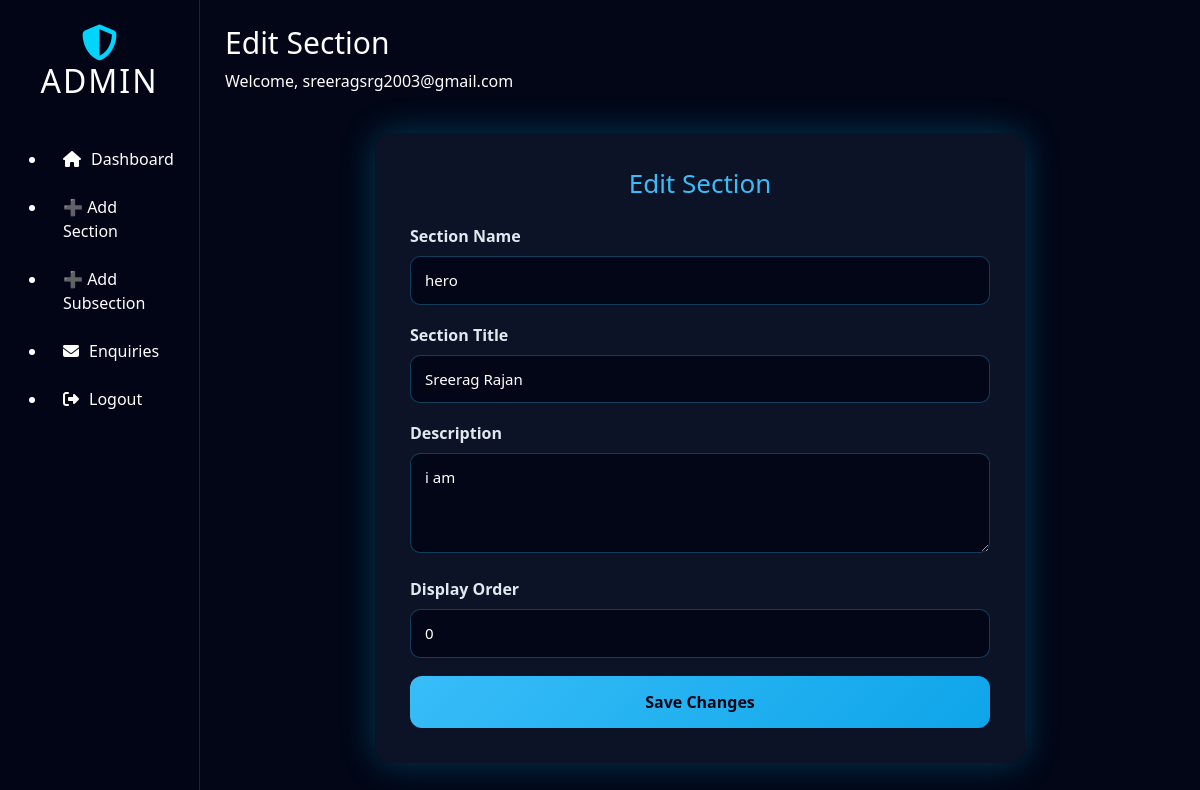
Screenshot of /admin/sections/edit/2 (signed in) with the database file from the repository.
### models.py (models this page shows)
class SectionHead(db.Model):
    __tablename__ = "section_head"
    id = db.Column(db.Integer, primary_key=True)
    section_name = db.Column(db.String(100), unique=True, nullable=False)
    section_title = db.Column(db.String(200), nullable=False)
    section_description = db.Column(db.Text)
    display_order = db.Column(db.Integer, default=0)
    items = db.relationship("SectionBody", backref="section", cascade="all, delete",
                            order_by="SectionBody.item_order")

### admin/routes.py (the view, shortened to what this page needs)
@admin_bp.route("/sections/edit/<int:id>", methods=["GET", "POST"])
@login_required
def edit_section(id):
    section = SectionHead.query.get_or_404(id)
    return render_template("edit_section.html", section=section)

### admin/routes.py (called while the page is built)
def login_required(f):
    from functools import wraps
    @wraps(f)
    def wrapper(*args, **kwargs):
        if "admin_id" not in session:
            return redirect(url_for("admin.login"))
        return f(*args, **kwargs)
    return wrapper

### templates/edit_section.html
{% extends "admin_layout.html" %}
{% set page_title = "Edit Section" %}
{% block content %}
<div class="admin-form-wrapper">
    <h2>Edit Section</h2>
    <form method="POST">
        <div class="form-group">
            <label>Section Name</label>
            <input type="text" name="section_name" value="{{ section.section_name }}" required>
        </div>
        <div class="form-group">
            <label>Section Title</label>
            <input type="text" name="section_title" value="{{ section.section_title }}" required>
        </div>
        <div class="form-group">
            <label>Description</label>
            <textarea name="section_description">{{ section.section_description }}</textarea>
        </div>
        <div class="form-group">
            <label>Display Order</label>
            <input type="number" name="display_order" value="{{ section.display_order }}" required>
        </div>
        <button type="submit" class="submit-btn">Save Changes</button>
    </form>
</div>
{% endblock %}

### static/css/admin_dashboard.css (style rules this page uses)
* { margin: 0; padding: 0; box-sizing: border-box; }
body.admin-body { background: #020617; color: #ffffff; min-height: 100vh; font-family: 'Segoe UI', Tahoma, Geneva, Verdana, sans-serif; }

### static/css/admin_forms.css (style rules this page uses)
.admin-form-wrapper { max-width: 650px; margin: 40px auto; padding: 35px; background: rgba(15, 23, 42, 0.85); border-radius: 16px; box-shadow: 0 0 35px rgba(0, 212, 255, 0.25); backdrop-filter: blur(8px); animation: fadeIn 0.4s ease-in-out; }
.admin-form-wrapper h2 { text-align: center; font-size: 26px; color: #38bdf8; margin-bottom: 25px; }
.form-group { margin-bottom: 18px; }
.form-group label { font-weight: 600; margin-bottom: 8px; display: block; color: #e2e8f0; }
.form-group input, .form-group select, .form-group textarea { width: 100%; padding: 12px 14px; font-size: 15px; border-radius: 10px; border: 1px solid rgba(56, 189, 248, 0.3); background: rgba(2, 6, 23, 0.9); color: #ffffff; transition: 0.3s ease; }
.form-group textarea { min-height: 100px; resize: vertical; }
.submit-btn { width: 100%; padding: 14px; background: linear-gradient(135deg, #38bdf8, #0ea5e9); border: none; border-radius: 12px; font-size: 16px; font-weight: 700; cursor: pointer; color: #020617; transition: 0.25s ease-in-out; }

### rows the page displays
SectionHead: section_name "hero", section_title "Sreerag Rajan", section_description "i am", display_order "0"

### other values shown
{{ page_title }} "Edit Section"
{{ session['admin_username'] }} "sreeragsrg2003@gmail.com"
